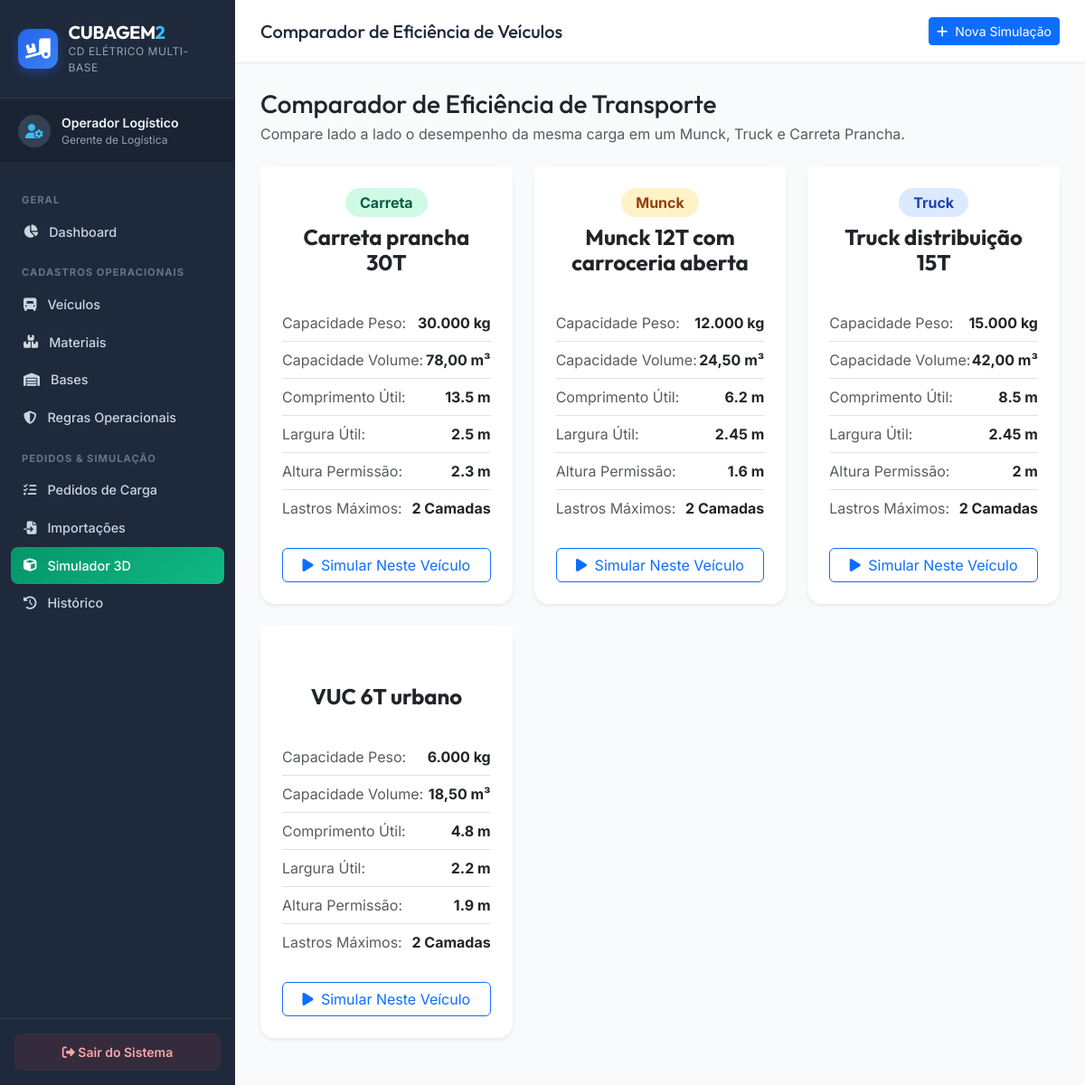
Page /pages/comparar.php on the committed database.
### tables this page shows
CREATE TABLE veiculos (
  id INTEGER PRIMARY KEY AUTOINCREMENT,
  tipo TEXT NOT NULL,
  nome TEXT NOT NULL,
  capacidade_kg REAL NOT NULL,
  capacidade_m3 REAL NOT NULL,
  comprimento_m REAL NOT NULL,
  largura_m REAL NOT NULL,
  altura_m REAL NOT NULL,
  max_lastros INTEGER DEFAULT 2,
  acesso_descarga TEXT DEFAULT 'traseira',
  quantidade_disponivel INTEGER DEFAULT 1,
  observacoes TEXT NULL,
  created_at DATETIME DEFAULT CURRENT_TIMESTAMP,
  updated_at DATETIME DEFAULT CURRENT_TIMESTAMP
);

### controllers/VeiculoController.php (called while the page is built, shortened)
<?php
require_once __DIR__ . '/../models/Veiculo.php';
class VeiculoController {
    private $model;
    public function __construct() {
        $this->model = new Veiculo();
    }
    public function listar() {
        return $this->model->listarTodos();
    }
}

### models/Veiculo.php (called while the page is built, shortened)
<?php
require_once __DIR__ . '/../config/conexao.php';
class Veiculo {
    private PDO $pdo;
    public function __construct() {
        global $pdo;
        $this->pdo = $pdo;
    }
    public function listarTodos(): array {
        $stmt = $this->pdo->query('SELECT * FROM veiculos ORDER BY tipo ASC, nome ASC');
        return $stmt->fetchAll();
    }
}

### pages/comparar.php (the view, shortened to what this page needs)
<?php
require_once __DIR__ . '/../includes/header.php';
require_once __DIR__ . '/../includes/menu.php';
require_once __DIR__ . '/../controllers/VeiculoController.php';
$veiculoController = new VeiculoController();
$veiculos = $veiculoController->listar();
?>
<div class="container-fluid p-0">
    <div class="d-flex justify-content-between align-items-center mb-4">
        <div>
            <h2 class="h3 mb-1 text-dark">Comparador de Eficiência de Transporte</h2>
            <p class="text-muted mb-0">Compare lado a lado o desempenho da mesma carga em um Munck, Truck e Carreta Prancha.</p>
        </div>
    </div>
    <div class="row g-4 mb-4">
        <?php foreach ($veiculos as $v): ?>
            <div class="col-md-4">
                <div class="card border-0 shadow-sm rounded-4 h-100">
                    <div class="card-header bg-white border-0 pt-4 px-4 text-center">
                        <span class="badge badge-<?= strtolower($v['tipo']) ?> px-3 py-2 fs-6 rounded-pill mb-2">
                            <?= htmlspecialchars($v['tipo']) ?>
                        </span>
                        <h4 class="fw-bold mb-0 text-dark"><?= htmlspecialchars($v['nome']) ?></h4>
                    </div>
                    <div class="card-body p-4">
                        <ul class="list-group list-group-flush mb-4">
                            <li class="list-group-item d-flex justify-content-between px-0">
                                <span class="text-muted">Capacidade Peso:</span>
                                <strong class="text-dark"><?= number_format($v['capacidade_kg'], 0, ',', '.') ?> kg</strong>
                            </li>
                            <li class="list-group-item d-flex justify-content-between px-0">
                                <span class="text-muted">Capacidade Volume:</span>
                                <strong class="text-dark"><?= number_format($v['capacidade_m3'], 2, ',', '.') ?> m³</strong>
                            </li>
                            <li class="list-group-item d-flex justify-content-between px-0">
                                <span class="text-muted">Comprimento Útil:</span>
                                <strong><?= $v['comprimento_m'] ?> m</strong>
                            </li>
                            <li class="list-group-item d-flex justify-content-between px-0">
                                <span class="text-muted">Largura Útil:</span>
                                <strong><?= $v['largura_m'] ?> m</strong>
                            </li>
                            <li class="list-group-item d-flex justify-content-between px-0">
                                <span class="text-muted">Altura Permissão:</span>
                                <strong><?= $v['altura_m'] ?> m</strong>
                            </li>
                            <li class="list-group-item d-flex justify-content-between px-0">
                                <span class="text-muted">Lastros Máximos:</span>
                                <strong><?= $v['max_lastros'] ?> Camadas</strong>
                            </li>
                        </ul>
                        <a href="simulacao.php?veiculo_id=<?= $v['id'] ?>" class="btn btn-outline-primary w-100">
                            <i class="fa-solid fa-play me-1"></i> Simular Neste Veículo
                        </a>
                    </div>
                </div>
            </div>
        <?php endforeach; ?>
    </div>
</div>
<?php require_once __DIR__ . '/../includes/footer.php'; ?>

### assets/css/style.css (style rules this page uses)
:root { --primary-color: #0d6efd; --primary-hover: #0b5ed7; --dark-bg: #0f172a; --sidebar-bg: #1e293b; --sidebar-active: #334155; --card-bg: #ffffff; --border-color: #e2e8f0; --text-primary: #1e293b; --text-secondary: #64748b; --accent-munck: #d97706; --accent-truck: #2563eb; --accent-carreta: #059669; --accent-warning: #f59e0b; --accent-danger: #ef4444; --accent-success: #10b981; --radius-sm: 8px; --radius-md: 12px; --radius-lg: 16px; --shadow-sm: 0 1px 3px rgba(0,0,0,0.1); --shadow-md: 0 4px 6px -1px rgba(0,0,0,0.1), 0 2px 4px -1px rgba(0,0,0,0.06); --shadow-lg: 0 10px 15px -3px rgba(0,0,0,0.1), 0 4px 6px -2px rgba(0,0,0,0.05); }
body { font-family: 'Inter', system-ui, -apple-system, sans-serif; background-color: #f8fafc; color: var(--text-primary); margin: 0; padding: 0; }
h1, h2, h3, h4, h5, h6 { font-family: 'Outfit', 'Inter', sans-serif; font-weight: 700; }
.badge-munck { background-color: #fef3c7; color: #92400e; }
.badge-truck { background-color: #dbeafe; color: #1e40af; }
.badge-carreta { background-color: #d1fae5; color: #065f46; }

### rows in the picture
veiculos: tipo "Carreta", nome "Carreta prancha 30T", capacidade_kg "30.000", capacidade_m3 "78,00", comprimento_m "13.5", largura_m "2.5", altura_m "2.3", max_lastros "2"
veiculos: tipo "Munck", nome "Munck 12T com carroceria aberta", capacidade_kg "12.000", capacidade_m3 "24,50", comprimento_m "6.2", largura_m "2.45", altura_m "1.6", max_lastros "2"
veiculos: tipo "Truck", nome "Truck distribuição 15T", capacidade_kg "15.000", capacidade_m3 "42,00", comprimento_m "8.5", largura_m "2.45", altura_m "2", max_lastros "2"
veiculos: nome "VUC 6T urbano", capacidade_kg "6.000", capacidade_m3 "18,50", comprimento_m "4.8", largura_m "2.2", altura_m "1.9", max_lastros "2"

### other values in the picture
$usuarioLogado['nome'] "Operador Logístico"
$usuarioLogado['cargo'] "Gerente de Logística"
$pageTitle "Comparador de Eficiência de Veículos"
